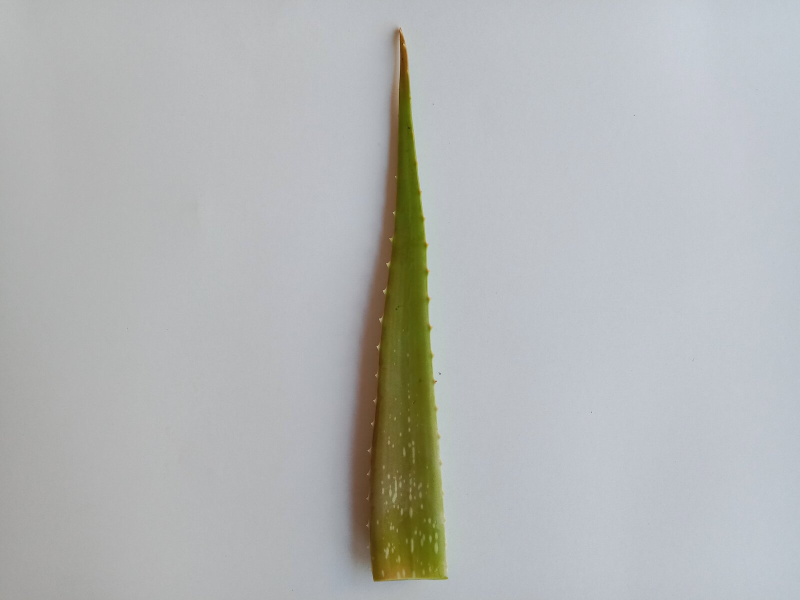
#> input picture Dataset/lidah buaya/001.jpg, 1600 x 1200 px, found by its file name (shown at 1/2 size)
$ python 'Image Fundamentals.py'
#> lines starting #> are read from the running program, lines starting #| are printed output that depends on the picture; after the words box and inside, x2 and y2 are one past the last pixel; in counts of white or black regions, pixels touching at a corner belong together
import cv2

#membaca image
image = cv2.imread("lidah buaya/001.jpg")
#> image is the input picture: shape (1200, 1600, 3); mean B, G, R 181.7, 182, 179.8
print(image)
#> (printed output is left out)

#menampilkan image
cv2.imshow('lidah buaya/001', image)
cv2.waitKey(0)
cv2.destroyAllWindows()
print(image.shape)
#| (1200, 1600, 3)

#mengakses nilai di pixel x=100, y=20
(b, g, r) = image[20, 100]
#> b = 183; g = 184; r = 182
print("blue = ", b)
#| blue =  183
print("green = ", g)
#| green =  184
print("red = ", r)
#| red =  182

#crop image
im_crop = image[100:660, 100:380]
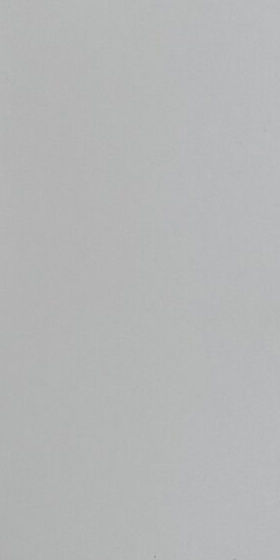
#> im_crop: shape (560, 280, 3); mean B, G, R 182.6, 182.4, 181.2

cv2.imshow('crop',im_crop)
cv2.waitKey(0)
cv2.destroyAllWindows()
print(im_crop.shape)
#| (560, 280, 3)

#mengcopy image
cp_image = image.copy()
print(cp_image.shape)
#| (1200, 1600, 3)

#mangubah nilai pixel
cp_image[300:350, 170:300] = (255, 255, 255)
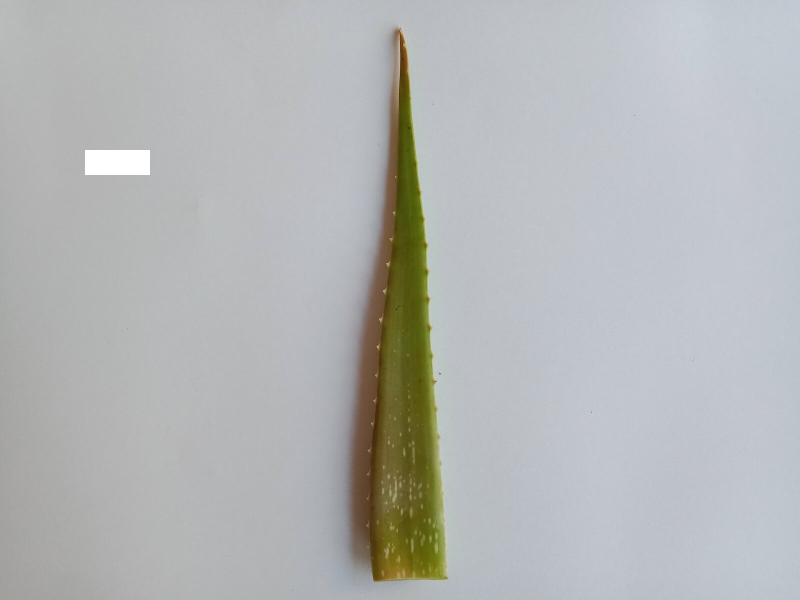
#> cp_image: shape (1200, 1600, 3) (shown at 1/2 size); 0.34% of pixels changed, all inside (x1, y1, x2, y2) = (170, 300, 300, 350)

cv2.imshow('cp_image',cp_image)
cv2.waitKey(0)
cv2.destroyAllWindows()

#resize image (ignore aspect ration)
im_resized = cv2.resize(image, (400,400))
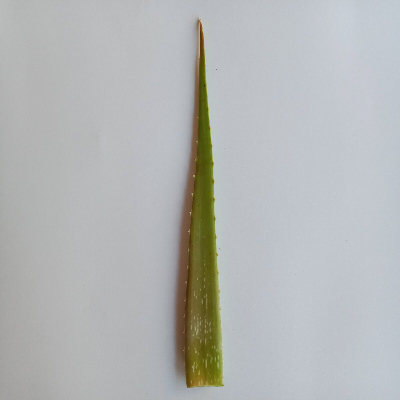
#> im_resized: shape (400, 400, 3); mean B, G, R 181.9, 182.2, 180

cv2.imshow('im_resized',im_resized)
cv2.waitKey(0)
#> (the run stopped early here; a loop or call above may not have finished)

$ run again, with Dataset/lidah buaya/002.jpg copied over Dataset/lidah buaya/001.jpg
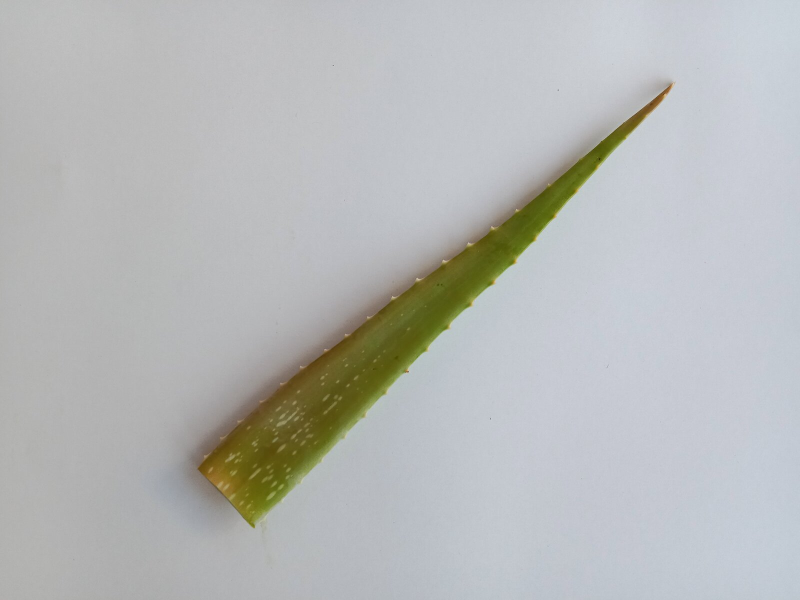
#> input picture Dataset/lidah buaya/002.jpg, 1600 x 1200 px, found by its file name (shown at 1/2 size)
#> image is the input picture: shape (1200, 1600, 3); mean B, G, R 184.5, 185, 183
#> (printed output is left out)
#| (1200, 1600, 3)
#> b = 191
#| blue =  191
#| green =  191
#| red =  191
#| (560, 280, 3)
#| (1200, 1600, 3)
#> `cp_image[300:350, 170:300] = (255, 255, 255)`:
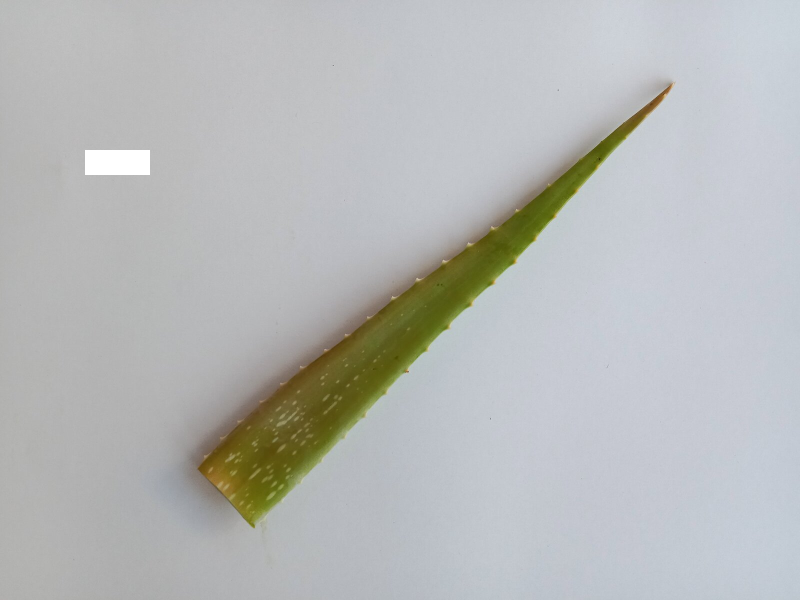
#> cp_image: shape (1200, 1600, 3) (shown at 1/2 size); 0.34% of pixels changed, all inside (x1, y1, x2, y2) = (170, 300, 300, 350)
#> `im_resized = cv2.resize(image, (400,400))`:
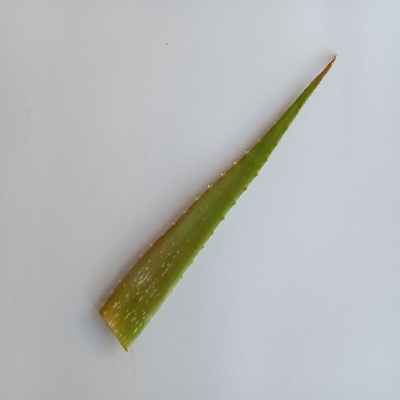
#> im_resized: shape (400, 400, 3); mean B, G, R 184.7, 185.2, 183.2

$ run again, with Dataset/lidah buaya/003.jpg copied over Dataset/lidah buaya/001.jpg
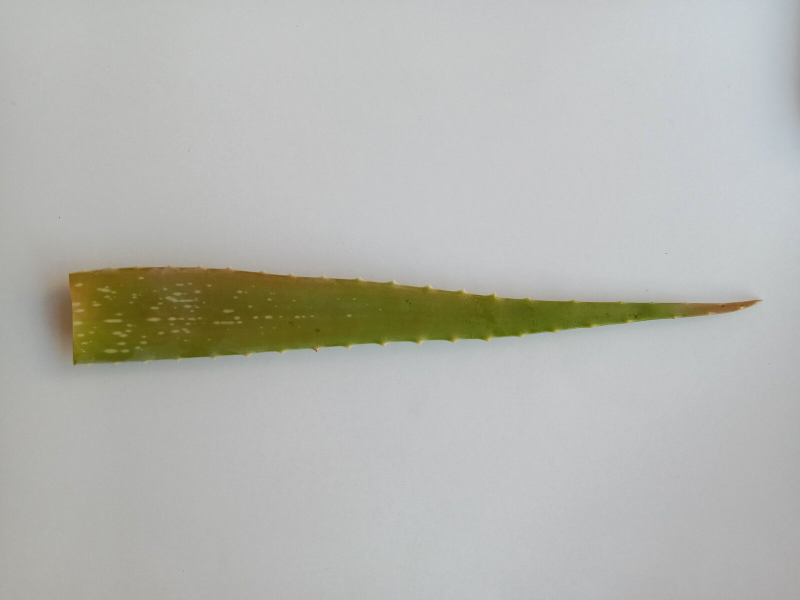
#> input picture Dataset/lidah buaya/003.jpg, 1600 x 1200 px, found by its file name (shown at 1/2 size)
#> image is the input picture: shape (1200, 1600, 3); mean B, G, R 176.3, 181.8, 181.2
#> (printed output is left out)
#| (1200, 1600, 3)
#> b = 188; g = 191; r = 189
#| blue =  188
#| green =  191
#| red =  189
#> `im_crop = image[100:660, 100:380]`:
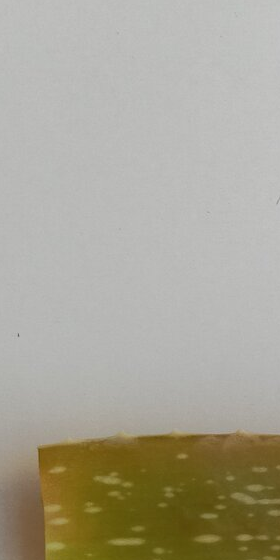
#> im_crop: shape (560, 280, 3); mean B, G, R 149.6, 164.9, 168.9
#| (560, 280, 3)
#| (1200, 1600, 3)
#> cp_image: shape (1200, 1600, 3); 0.34% of pixels changed, all inside (x1, y1, x2, y2) = (170, 300, 300, 350)
#> `im_resized = cv2.resize(image, (400,400))`:
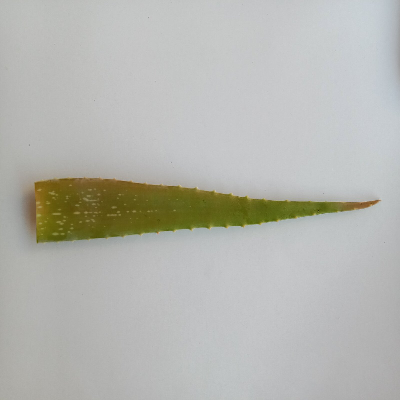
#> im_resized: shape (400, 400, 3); mean B, G, R 176.5, 182, 181.4

$ run again, with Dataset/lidah buaya/004.jpg copied over Dataset/lidah buaya/001.jpg
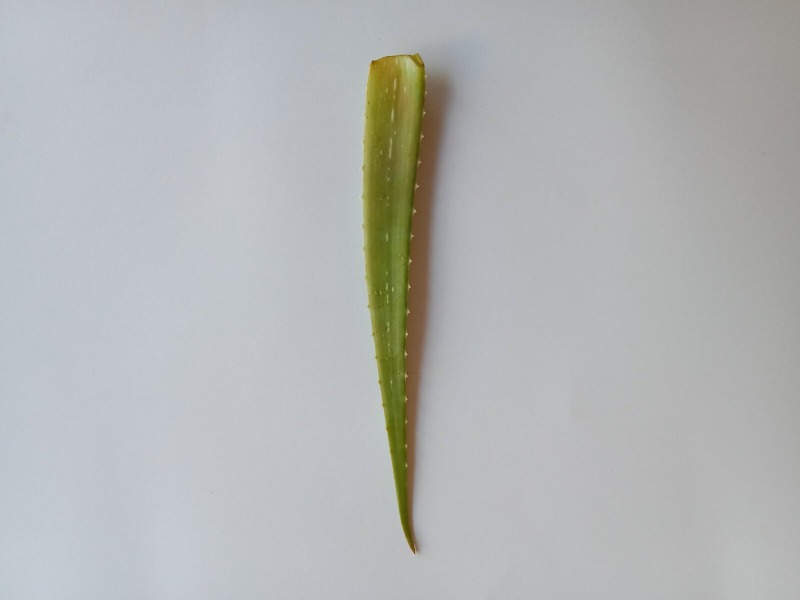
#> input picture Dataset/lidah buaya/004.jpg, 1600 x 1200 px, found by its file name (shown at 1/2 size)
#> image is the input picture: shape (1200, 1600, 3); mean B, G, R 181.1, 181.5, 179.4
#> (printed output is left out)
#| (1200, 1600, 3)
#> b = 201; g = 195; r = 188
#| blue =  201
#| green =  195
#| red =  188
#> `im_crop = image[100:660, 100:380]`:
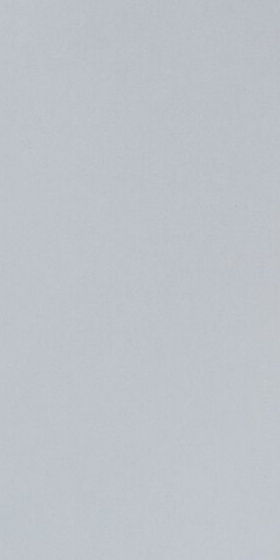
#> im_crop: shape (560, 280, 3); mean B, G, R 201.2, 195.3, 190.3
#| (560, 280, 3)
#| (1200, 1600, 3)
#> cp_image: shape (1200, 1600, 3); 0.34% of pixels changed, all inside (x1, y1, x2, y2) = (170, 300, 300, 350)
#> `im_resized = cv2.resize(image, (400,400))`:
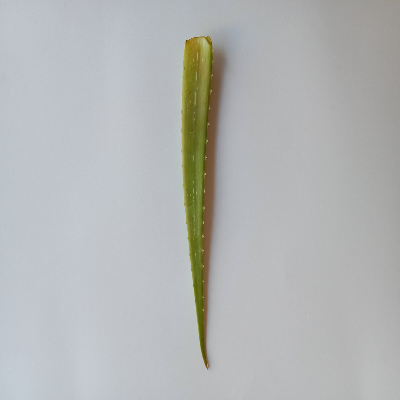
#> im_resized: shape (400, 400, 3); mean B, G, R 181.3, 181.7, 179.6
